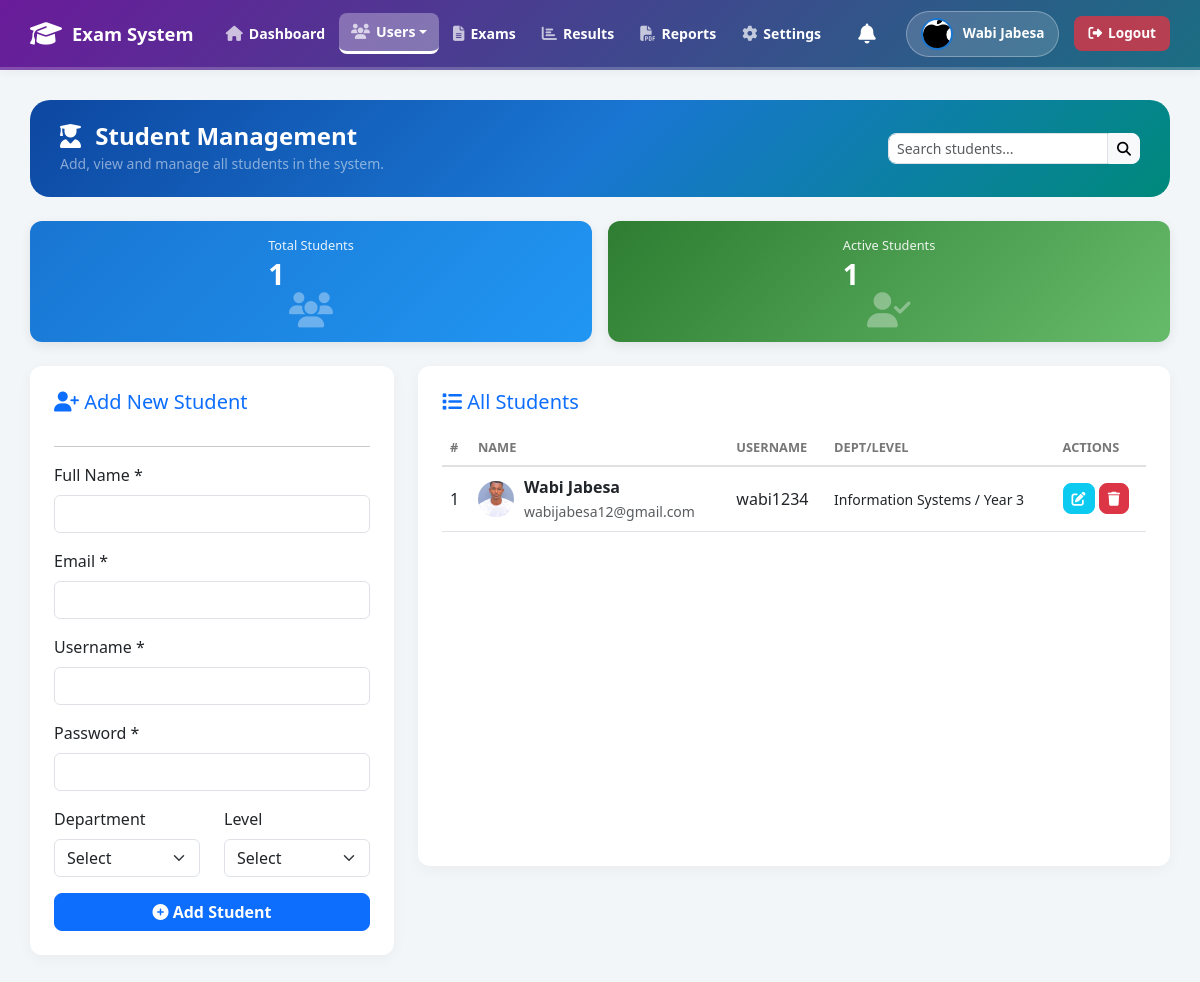
The app's page /admin/students.php (signed in) with its own data.
### tables this page shows
CREATE TABLE `users` (
  `user_id` int(11) NOT NULL,
  `name` varchar(100) NOT NULL,
  `email` varchar(100) NOT NULL,
  `username` varchar(50) NOT NULL,
  `password` varchar(255) NOT NULL,
  `role` varchar(20) NOT NULL,
  `status` varchar(10) DEFAULT 'Active',
  `created_at` datetime DEFAULT current_timestamp(),
  `profile_image` varchar(255) DEFAULT NULL
);

CREATE TABLE `students` (
  `student_id` int(11) NOT NULL,
  `user_id` int(11) NOT NULL,
  `department` varchar(100) DEFAULT NULL,
  `level` varchar(20) DEFAULT NULL
);

### admin/students.php (the view, shortened to what this page needs)
<?php
require_once ROOT_PATH . '/db_connect.php';
include ROOT_PATH . '/includes/header.php';
$search = isset($_GET['search']) ? trim($_GET['search']) : "";
$search_sql = "";
$students = $conn->query("
    SELECT u.*, s.department, s.level
    FROM users u
    LEFT JOIN students s ON u.user_id = s.user_id
    WHERE u.role = 'Student' $search_sql
    ORDER BY u.user_id DESC
");
$total_students = $conn->query("SELECT COUNT(*) as c FROM users WHERE role='Student'")->fetch_assoc()['c'];
$active_students = $conn->query("SELECT COUNT(*) as c FROM users WHERE role='Student' AND status='Active'")->fetch_assoc()['c'];
?>
<div class="main-content">
    <div class="page-header-box d-flex justify-content-between align-items-center mb-4">
        <div>
            <h4 class="m-0 fw-bold text-white"><i class="fas fa-user-graduate me-2"></i> Student Management</h4>
            <small class="text-white-50">Add, view and manage all students in the system.</small>
        </div>
        <div>
            <form method="GET" action="" class="d-flex">
                <input type="text" name="search" class="form-control form-control-sm" placeholder="Search students..." value="<?php echo htmlspecialchars($search); ?>" style="width: 220px; border-radius: 8px 0 0 8px;">
                <button type="submit" class="btn btn-light btn-sm" style="border-radius: 0 8px 8px 0;"><i class="fas fa-search"></i></button>
            </form>
        </div>
    </div>
    <div class="row g-3 mb-4">
        <div class="col-md-6">
            <div class="card summary-card" style="background: linear-gradient(135deg, #1976d2, #2196f3);">
                <div><small>Total Students</small><h3><?php echo $total_students; ?></h3></div>
                <i class="fas fa-users"></i>
            </div>
        </div>
        <div class="col-md-6">
            <div class="card summary-card" style="background: linear-gradient(135deg, #2e7d32, #66bb6a);">
                <div><small>Active Students</small><h3><?php echo $active_students; ?></h3></div>
                <i class="fas fa-user-check"></i>
            </div>
        </div>
    </div>
    <div class="row g-4">
        <div class="col-lg-4">
            <div class="card p-4">
                <h5 class="text-primary mb-3"><i class="fas fa-user-plus"></i> Add New Student</h5>
                <hr>
                <form method="POST" action="">
                    <div class="mb-3">
                        <label class="form-label">Full Name *</label>
                        <input type="text" name="name" class="form-control" required>
                    </div>
                    <div class="mb-3">
                        <label class="form-label">Email *</label>
                        <input type="email" name="email" class="form-control" required>
                    </div>
                    <div class="mb-3">
                        <label class="form-label">Username *</label>
                        <input type="text" name="username" class="form-control" required>
                    </div>
                    <div class="mb-3">
                        <label class="form-label">Password *</label>
                        <input type="text" name="password" class="form-control" required>
                    </div>
                    <div class="row">
                        <div class="col-6 mb-3">
                            <label class="form-label">Department</label>
                            <select name="department" class="form-select">
                                <option value="">Select</option>
                            </select>
                        </div>
                        <div class="col-6 mb-3">
                            <label class="form-label">Level</label>
                            <select name="level" class="form-select">
                                <option value="">Select</option>
                            </select>
                        </div>
                    </div>
                    <button type="submit" name="add_student" class="btn btn-primary w-100">
                        <i class="fas fa-plus-circle"></i> Add Student
                    </button>
                </form>
            </div>
        </div>
        <div class="col-lg-8">
            <div class="card p-4" style="min-height: 500px;">
                <h5 class="text-primary mb-3"><i class="fas fa-list"></i> All Students</h5>
                <table class="table table-hover align-middle mb-0">
                    <thead>
                        <tr>
                            <th>#</th>
                            <th>Name</th>
                            <th>Username</th>
                            <th>Dept/Level</th>
                            <th>Actions</th>
                        </tr>
                    </thead>
                    <tbody>
                        <?php
                        if ($students->num_rows > 0) {
                            $i = 1;
                            while ($s = $students->fetch_assoc()) {
                        ?>
                            <tr>
                                <td><?php echo $i; ?></td>
                                <td>
                                    <div class="d-flex align-items-center">
                                        <?php if(!empty($s['profile_image'])): ?>
                                            <img src="../assets/uploads/<?php echo $s['profile_image']; ?>" style="width: 36px; height: 36px; border-radius: 50%; object-fit: cover; margin-right: 10px;">
                                        <?php else: ?>
                                            <div class="avatar-circle"><?php echo strtoupper(substr($s['name'], 0, 1)); ?></div>
                                        <?php endif; ?>
                                        <div>
                                            <strong><?php echo htmlspecialchars($s['name']); ?></strong><br>
                                            <small class="text-muted"><?php echo htmlspecialchars($s['email']); ?></small>
                                        </div>
                                    </div>
                                </td>
                                <td><?php echo htmlspecialchars($s['username']); ?></td>
                                <td><small><?php echo htmlspecialchars($s['department'] ?: '-'); ?> / <?php echo htmlspecialchars($s['level'] ?: '-'); ?></small></td>
                                <td>
                                    <button class="btn btn-sm btn-info text-white" data-bs-toggle="modal" data-bs-target="#editModal<?php echo $s['user_id']; ?>">
                                        <i class="fas fa-edit"></i>
                                    </button>
                                    <a href="students.php?delete=<?php echo $s['user_id']; ?>" class="btn btn-sm btn-danger" onclick="return confirm('Delete this student?');">
                                        <i class="fas fa-trash"></i>
                                    </a>
                                </td>
                            </tr>
                        <?php
                                $i++;
                            }
                        } else {
                            echo "<tr><td colspan='5' class='text-center text-muted py-5'>No students found.</td></tr>";
                        }
                        ?>
                    </tbody>
                </table>
            </div>
        </div>
    </div>
</div>
<?php include ROOT_PATH . '/includes/footer.php'; ?>

### includes/header.php (shortened to what this page needs)
<?php
$header_img = null;
if (isset($conn) && isset($_SESSION['user_id'])) {
    $header_uid = $_SESSION['user_id'];
    $header_img_q = $conn->query("SELECT profile_image FROM users WHERE user_id = $header_uid");
    $header_img = ($header_img_q && $header_img_q->num_rows > 0) ? $header_img_q->fetch_assoc()['profile_image'] : null;
}
$base_path = (strpos($_SERVER['PHP_SELF'], '/admin/') !== false ||
              strpos($_SERVER['PHP_SELF'], '/teacher/') !== false ||
              strpos($_SERVER['PHP_SELF'], '/student/') !== false ||
              strpos($_SERVER['PHP_SELF'], '/shared/') !== false) ? "../" : "";
?>
<!DOCTYPE html>
<html lang="en">
<head>
    <link href="https://cdn.jsdelivr.net/npm/bootstrap@5.3.0/dist/css/bootstrap.min.css" rel="stylesheet">
    <link rel="stylesheet" href="https://cdnjs.cloudflare.com/ajax/libs/font-awesome/6.4.0/css/all.min.css">
</head>
<body>
<div class="top-navbar">
    <a href="<?php echo $base_path; ?>index.php" class="nav-brand">
        <i class="fas fa-graduation-cap"></i> Exam System
    </a>
    <div class="nav-menu">
        <?php include ROOT_PATH . '/includes/sidebar.php'; ?>
    </div>
    <div class="user-menu">
        <div class="nav-dropdown" style="margin-right: 10px;">
            <a href="#" class="dropdown-toggle bell-icon" data-bs-toggle="dropdown" aria-expanded="false" style="text-decoration: none; color: #555; position: relative; padding: 5px;">
                <i class="fas fa-bell fa-lg"></i>
            </a>
        </div>
        <div class="user-badge">
            <?php if (!empty($header_img)): ?>
                <img src="<?php echo $base_path; ?>assets/uploads/<?php echo htmlspecialchars($header_img); ?>" alt="Profile">
            <?php else: ?>
                <i class="fas fa-user-circle"></i>
            <?php endif; ?>
            <span><?php echo htmlspecialchars($_SESSION['name']); ?></span>
        </div>
        <a href="<?php echo $base_path; ?>logout.php" class="logout-btn">
            <i class="fas fa-sign-out-alt"></i> Logout
        </a>
    </div>
</div>

### admin/students.php (style rules this page uses)
.page-header-box { background: linear-gradient(135deg, #0d47a1, #1976d2, #00897b); padding: 22px 30px; border-radius: 20px; }
.summary-card { display: flex; justify-content: space-between; align-items: center; padding: 15px 20px; color: white; border-radius: 12px; box-shadow: 0 4px 12px rgba(0,0,0,0.08); }
.summary-card small { font-size: 0.8rem; opacity: 0.9; display: block; margin-bottom: 2px; }
.summary-card h3 { font-weight: 700; margin: 0; font-size: 1.8rem; }
.summary-card i { font-size: 2.2rem; opacity: 0.35; }

### records on screen
users: profile_image (picture)
students: user.profile_image (picture), user.name "Wabi Jabesa", user.email "wabijabesa12@gmail.com", user.username "wabi1234", department "Information Systems", level "Year 3"

### other values on screen
$_SESSION['name'] "Wabi Jabesa"
$total_students "1"
$active_students "1"
